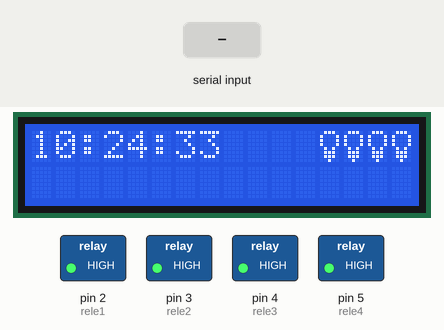
Simulated run of this sketch. Board: Arduino Uno, built with avr-gcc and run on an emulated ATmega328P. On the bench: 16×2 character LCD, switched loads named in the sketch (green lamp = pin HIGH). Inputs (shaded band) come from the test bench. The local clock reads 2024-03-15 10:24:30 at power-on unless the sketch sets it; what the sketch prints to the serial monitor is not drawn.

Above: at 3.3 s.
3.4 s: "A" received over the second serial link
At 4.8 s:
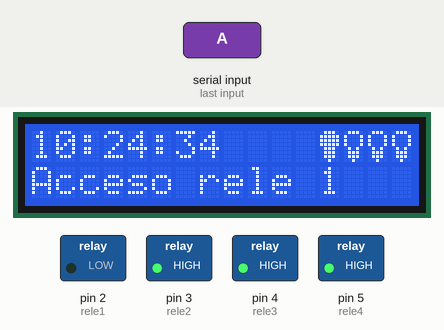
6.4 s: "Q" received over the second serial link
At 7.8 s:
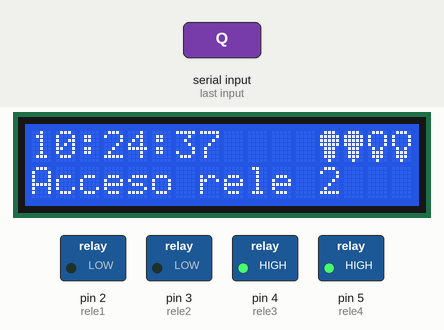
9.4 s: "S" received over the second serial link
At 10.6 s:
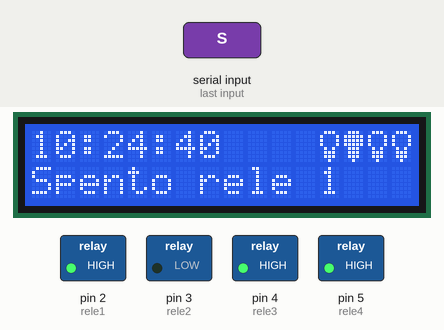
12.4 s: "E" received over the second serial link
At 13.8 s:
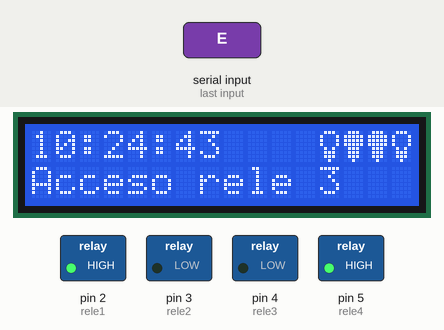
15.4 s: "W" received over the second serial link
At 16.3 s:
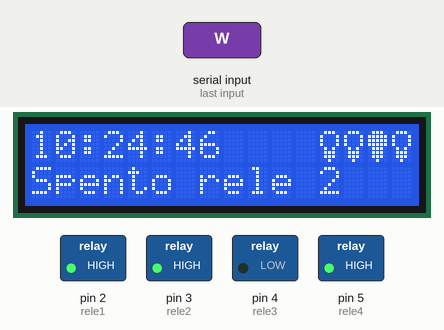
18.4 s: "T" received over the second serial link
At 19.8 s:
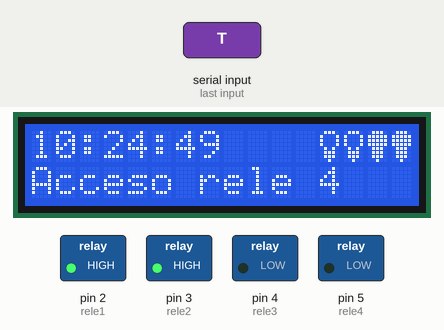
Timing chart, 0 to 21.4 s (numbered marks = the images above; inputs shaded):
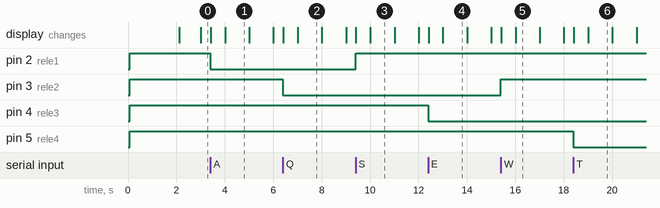

Measured:
- after the input at 3.4 s, pin 2 (rele1): HIGH → LOW at once; the display: first changes at once (image 1 shows a later state)
- after the input at 6.4 s, pin 3 (rele2): HIGH → LOW at once; the display: first changes at once (image 2 shows a later state)
- after the input at 9.4 s, pin 2 (rele1): LOW → HIGH at once; the display: first changes at once (image 3 shows a later state)
- after the input at 12.4 s, pin 4 (rele3): HIGH → LOW at once; the display: first changes at once (image 4 shows a later state)
- after the input at 15.4 s, pin 3 (rele2): LOW → HIGH at once; the display: first changes at once (image 5 shows a later state)
- after the input at 18.4 s, pin 5 (rele4): HIGH → LOW at once; the display: first changes at once (image 6 shows a later state)
- what the display in image 1 shows lasts 1.0 s, from 4.0 s to 5.0 s

The sketch:

ciabatta_bt_BUG_FIX.ino
```cpp
// (licence header left out)
#include <SoftwareSerial.h>
#include <Wire.h>
#include <RTClib.h>
#include <LiquidCrystal_I2C.h>

/*********************************************************************/

#define BT_TX_PIN  7
#define BT_RX_PIN  8

/*********************************************************************/

SoftwareSerial mySerial(BT_TX_PIN, BT_RX_PIN);
RTC_DS1307 RTC;
LiquidCrystal_I2C lcd(0x3F,16,2);

/*********************************************************************/

char lettera;    //inizializzo carattere
char buffer[16];

byte rele1=2;
byte rele2=3;
byte rele3=4;
byte rele4=5;

int previousSec = 0;

uint8_t SPENTO[8] = {0x0E, 0x11, 0x11, 0x11, 0x0A, 0x0E, 0x0E, 0x04,};
uint8_t ACCESO[8] = {0x0E, 0x1F, 0x1F, 0x1F, 0x0E, 0x0E, 0x0E, 0x04,};

/*********************************************************************/

void setup() {
  lcd.backlight();
    Serial.begin(9600);
    mySerial.begin(9600);
    Wire.begin();
    RTC.begin();
    lcd.init();

    pinMode(rele1, OUTPUT);
    pinMode(rele2, OUTPUT);
    pinMode(rele3, OUTPUT);
    pinMode(rele4, OUTPUT);

    digitalWrite(rele1, HIGH);
    digitalWrite(rele2, HIGH);
    digitalWrite(rele3, HIGH);
    digitalWrite(rele4, HIGH);

    if (! RTC.isrunning()) {
      Serial.println("RTC is NOT running!");
      RTC.adjust(DateTime(__DATE__, __TIME__));
    }

    lcd.createChar(0, SPENTO);
    lcd.createChar(1, ACCESO);
    lcd.setCursor (0, 0);
    lcd.print("Ciabatta BT v.2");
    delay(2000);
    lcd.clear();
    lcd.setCursor (12, 0);
    lcd.write(0);
    lcd.write(0);
    lcd.write(0);
    lcd.write(0);

}

/*********************************************************************/

void loop() {
  DateTime now = RTC.now();

  if(now.second() != previousSec) {
        lcd.setCursor( 0,0 );
        sprintf(buffer,  "%02d:%02d:%02d", now.hour(), now.minute(), now.second());
        lcd.print( buffer );
        previousSec = now.second();
    }

    if(mySerial.available()) { // se il serial buffer contiene almeno un carattere
        lettera = mySerial.read(); // leggi il buffer

        switch (lettera) {
        case 'A':
            digitalWrite(rele1, LOW); // eccita il relay1
            Serial.println("relay 1 on");
            viewSocket( 1,true );
        break;

        case 'S':
            digitalWrite(rele1, HIGH); // diseccita il relay1
            Serial.println("relay 1 off");
            viewSocket( 1,false );
        break;

        case 'Q':
            digitalWrite(rele2, LOW); // eccita il relay2
            Serial.println("relay 2 on");
            viewSocket( 2,true );
        break;

        case 'W':
            digitalWrite(rele2, HIGH); // diseccita il relay2
            Serial.println("relay 2 off");
            viewSocket( 2,false );
        break;

        case 'E':
            digitalWrite(rele3, LOW); // eccita il relay3
            Serial.println("relay 3 on");
            viewSocket( 3,true );
        break;

        case 'R':
            digitalWrite(rele3, HIGH); // diseccita il relay3
            Serial.println("relay 3 off");
            viewSocket( 3,false );
        break;

        case 'T':
            digitalWrite(rele4, LOW); // eccita il relay4
            Serial.println("relay 4 on");
            viewSocket( 4,true );
        break;

        case 'Y':
            digitalWrite(rele4, HIGH); // diseccita il relay4
            Serial.println("relay 4 off");
            viewSocket( 4,false );
        break;
        }
    }
}

void viewSocket(byte num, boolean status) {
  lcd.setCursor( ( 11+num ),0 );
  if ( status ) {
     lcd.write(1);
     lcd.setCursor ( 0,1 );
     lcd.print("Acceso rele ");
  } else {
    lcd.write(0);
    lcd.setCursor ( 0,1 );
    lcd.print("Spento rele ");
  }
  lcd.setCursor ( 12,1 );
  lcd.print(num);
}
```
